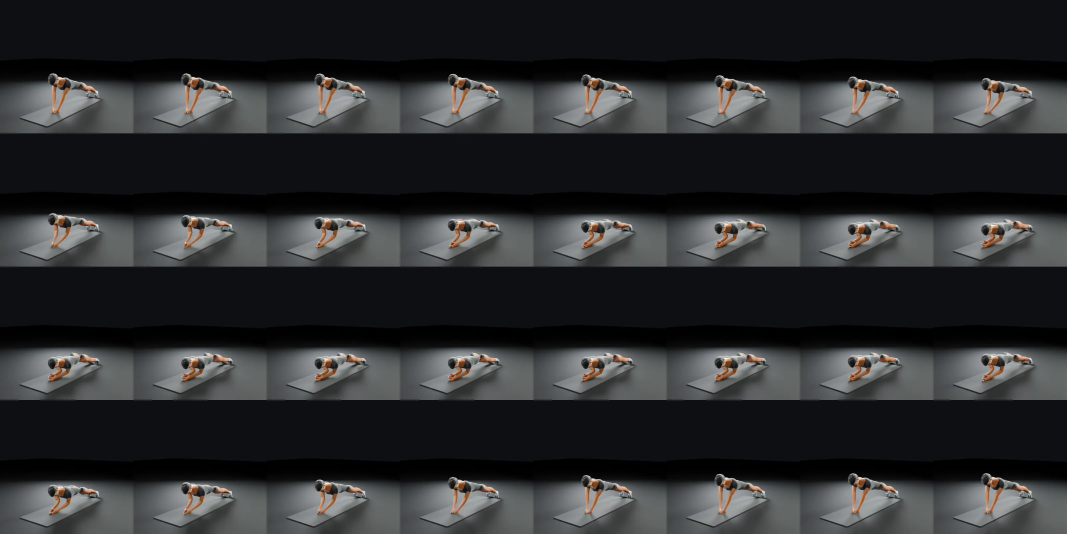
#> input picture v2/diamond_pushup_m.webp, 3200 x 1600 px, found by its file name (shown at 1/3 size); its folder holds only this picture in this run
$ python showcase.py ../v2/diamond_pushup_m.webp
#> lines starting #> are read from the running program, lines starting #| are printed output that depends on the picture
"""Build README media from the rendered sheets: animated GIFs for a few moves and a gallery of every movement.
python tools/showcase.py <media_dir>   (media_dir has v1/ or v2/ with <move>_<g>.webp sprite sheets)"""
import glob, json, os, sys
from PIL import Image, ImageDraw, ImageFont

media = sys.argv[1]
ver = "v3" if glob.glob(os.path.join(media, "v3", "*_m_0.webp")) else "v2" if glob.glob(os.path.join(media, "v2", "*_m.webp")) else "v1"
src = os.path.join(media, ver)
out = os.path.join(media, "showcase"); os.makedirs(out, exist_ok=True)

def frames(name):
    if ver == "v3":
        out_f = []
        for k in range(2):
            p = os.path.join(src, "%s_%d.webp" % (name, k))
            if not os.path.exists(p): return out_f or None
            sh = Image.open(p).convert("RGB"); w = sh.width // 4
            for i in range((sh.height // w) * 4): out_f.append(sh.crop(((i % 4) * w, (i // 4) * w, (i % 4 + 1) * w, (i // 4 + 1) * w)))
        return out_f
    p = os.path.join(src, name + ".webp")
    if not os.path.exists(p): return None
    sheet = Image.open(p).convert("RGB")
    meta = json.load(open(os.path.join(src, name + ".json"))) if os.path.exists(os.path.join(src, name + ".json")) else {"frames": 32, "cols": 8, "w": sheet.width // 8, "h": sheet.width // 8}
    w, h, c = meta["w"], meta["h"], meta["cols"]
    return [sheet.crop(((i % c) * w, (i // c) * h, (i % c + 1) * w, (i // c + 1) * h)) for i in range(meta["frames"])]

def gif(names, path, size=360):
    seqs = [frames(n) for n in names]
    seqs = [s for s in seqs if s]
    if not seqs: return False
    n = min(len(s) for s in seqs)
    out_frames = []
    for i in range(n):
        W = Image.new("RGB", (size * len(seqs), size))
        for k, s in enumerate(seqs): W.paste(s[i].resize((size, size), Image.LANCZOS), (k * size, 0))
        out_frames.append(W.convert("P", palette=Image.ADAPTIVE, colors=200))
    out_frames[0].save(path, save_all=True, append_images=out_frames[1:], duration=85, loop=0, optimize=True)
    return True

HERO = [("hero_gym", ["squat_bb_m", "deadlift_bb_f", "bench_bb_m"]),
        ("hero_home", ["squat_goblet_f", "row_db_single_m", "floor_press_db_f"]),
        ("hero_bodyweight", ["pushup_m", "pike_pushup_f", "lunge_m"]),
        ("hero_angles", ["squat_goblet_f", "squat_goblet_f_b"])]
made = [n for n, ns in HERO if gif(ns, os.path.join(out, n + ".gif"))]

# gallery: one mid-rep frame of every movement (men's), labelled
names = sorted({os.path.basename(p)[:-9] for p in glob.glob(os.path.join(src, "*_m_0.webp"))}) if ver == "v3" else sorted({os.path.basename(p)[:-7] for p in glob.glob(os.path.join(src, "*_m.webp"))})
cols, cell = 6, 200
rows = (len(names) + cols - 1) // cols
G = Image.new("RGB", (cols * cell, rows * (cell + 22)), (10, 11, 13))
d = ImageDraw.Draw(G)
for i, n in enumerate(names):
    fr = frames(n + "_m")
#> in frames, sheet is the input picture: PIL image 3200x1600 RGB; mean R, G, B 44.3, 45.3, 46.8
#> fr = 32 items
    if not fr: continue
    x, y = (i % cols) * cell, (i // cols) * (cell + 22)
    G.paste(fr[len(fr) // 3].resize((cell, cell), Image.LANCZOS), (x, y))
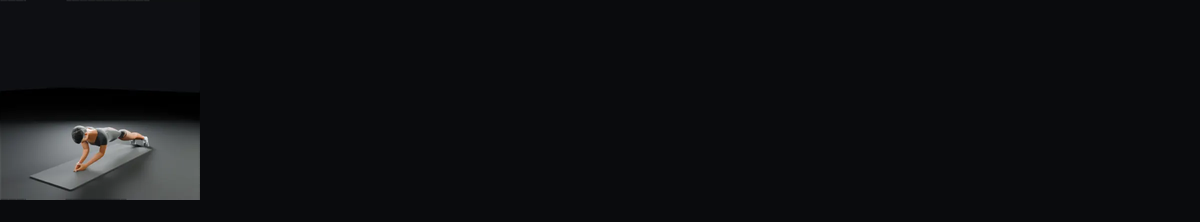
#> G: PIL image 1200x222 RGB; mean R, G, B 15, 16.1, 18
    d.text((x + 6, y + cell + 4), n.replace("_", " "), fill=(201, 255, 47))
G.save(os.path.join(out, "gallery.jpg"), quality=82)
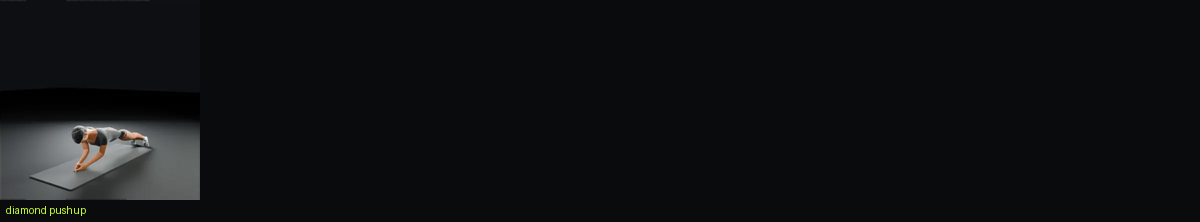
#> saved as gallery.jpg: PIL image 1200x222 RGB; mean R, G, B 15.2, 16.2, 18
print("made", made, "gallery", len(names), "from", ver)

$ run again, on v2/lateral_raise_m.webp
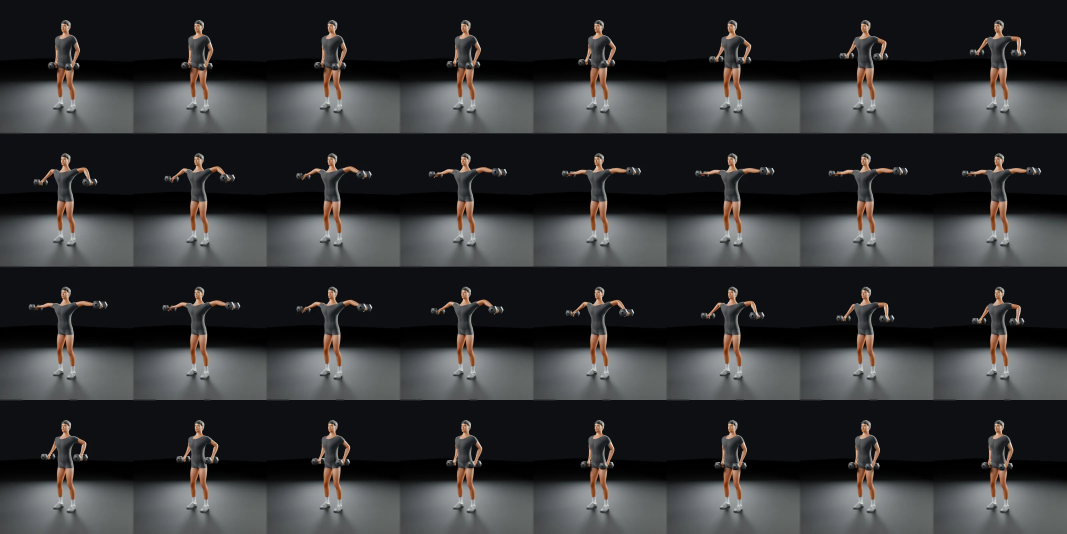
#> input picture v2/lateral_raise_m.webp, 3200 x 1600 px, found by its file name (shown at 1/3 size)
#> in frames, sheet is the input picture: PIL image 3200x1600 RGB; mean R, G, B 52.5, 52.8, 54
#> fr = 32 items
#> `G.paste(fr[len(fr) // 3].resize((cell, cell), Image.LANCZOS), (x, y))`:
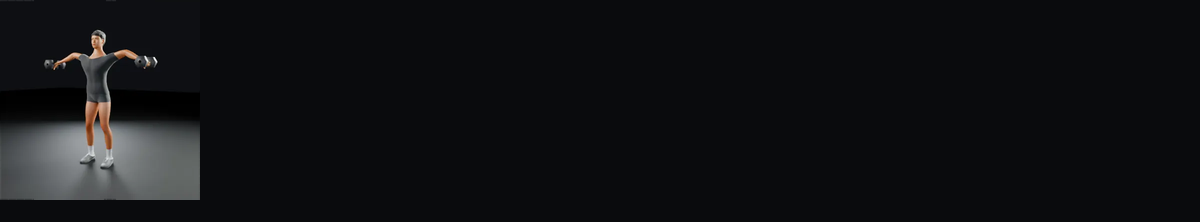
#> G: PIL image 1200x222 RGB; mean R, G, B 16.4, 17.3, 19.2

$ run again, on v2/leg_raise_m.webp
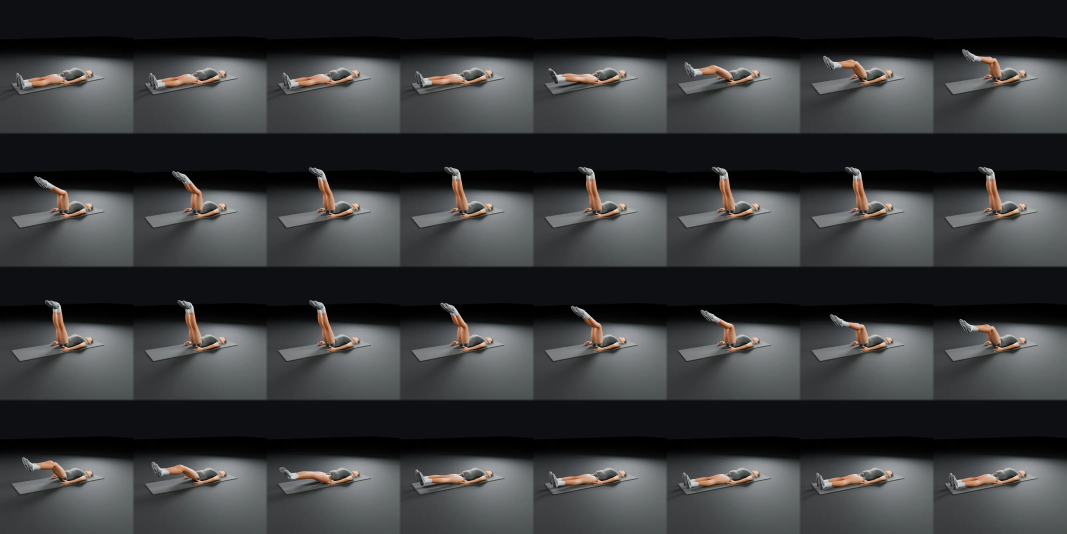
#> input picture v2/leg_raise_m.webp, 3200 x 1600 px, found by its file name (shown at 1/3 size)
#> in frames, sheet is the input picture: PIL image 3200x1600 RGB; mean R, G, B 56.5, 57.6, 58.8
#> fr = 32 items
#> `G.paste(fr[len(fr) // 3].resize((cell, cell), Image.LANCZOS), (x, y))`:
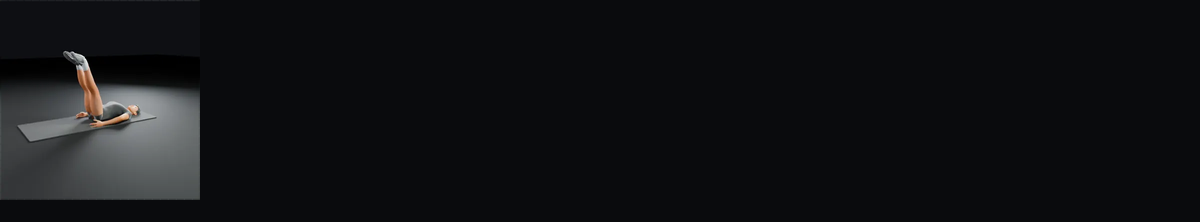
#> G: PIL image 1200x222 RGB; mean R, G, B 17, 18, 19.9

$ run again, on v2/oh_ext_m.webp
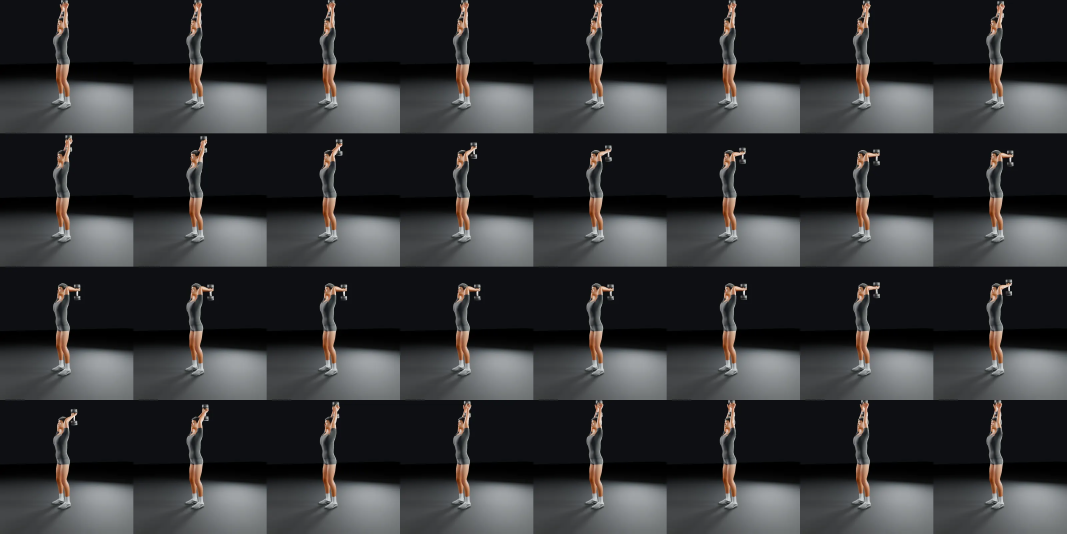
#> input picture v2/oh_ext_m.webp, 3200 x 1600 px, found by its file name (shown at 1/3 size)
#> in frames, sheet is the input picture: PIL image 3200x1600 RGB; mean R, G, B 51.1, 51.4, 53.1
#> fr = 32 items
#> `G.paste(fr[len(fr) // 3].resize((cell, cell), Image.LANCZOS), (x, y))`:
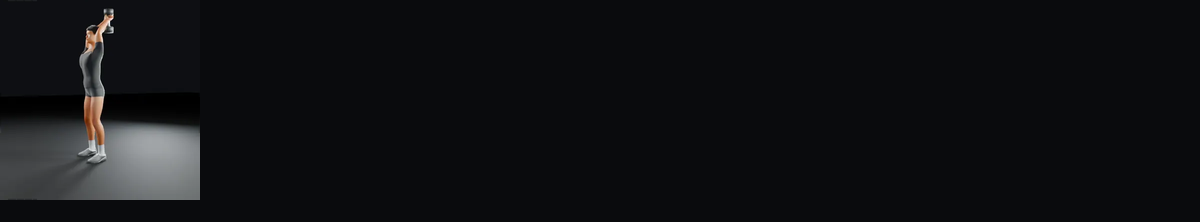
#> G: PIL image 1200x222 RGB; mean R, G, B 16.2, 17.1, 19

$ run again, on v2/farmer_walk_m.webp
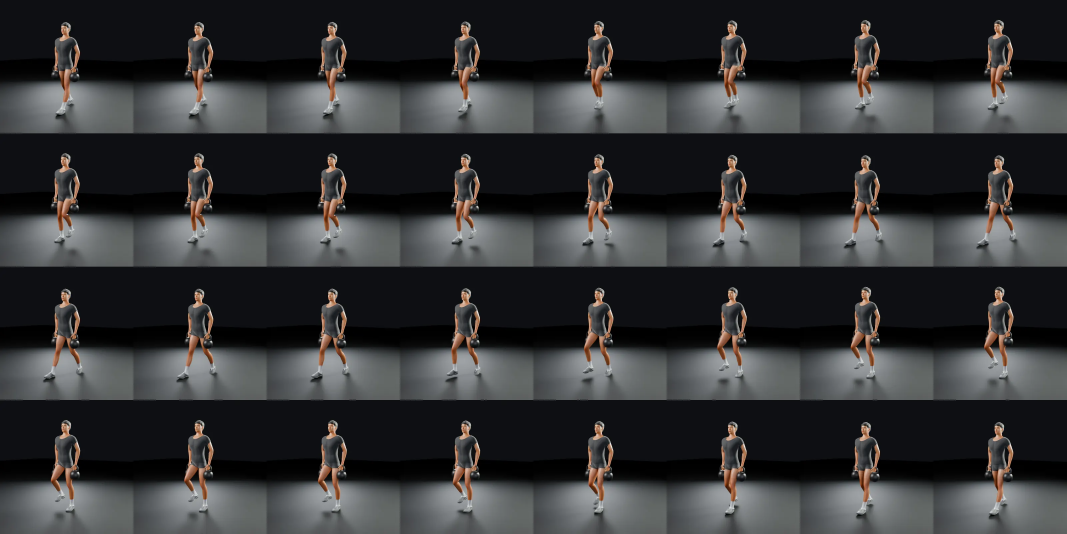
#> input picture v2/farmer_walk_m.webp, 3200 x 1600 px, found by its file name (shown at 1/3 size)
#> in frames, sheet is the input picture: PIL image 3200x1600 RGB; mean R, G, B 52, 52.4, 53.8
#> fr = 32 items
#> `G.paste(fr[len(fr) // 3].resize((cell, cell), Image.LANCZOS), (x, y))`:
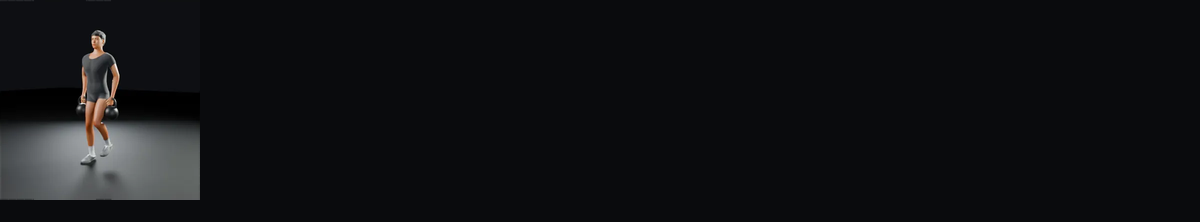
#> G: PIL image 1200x222 RGB; mean R, G, B 16.3, 17.2, 19.1
